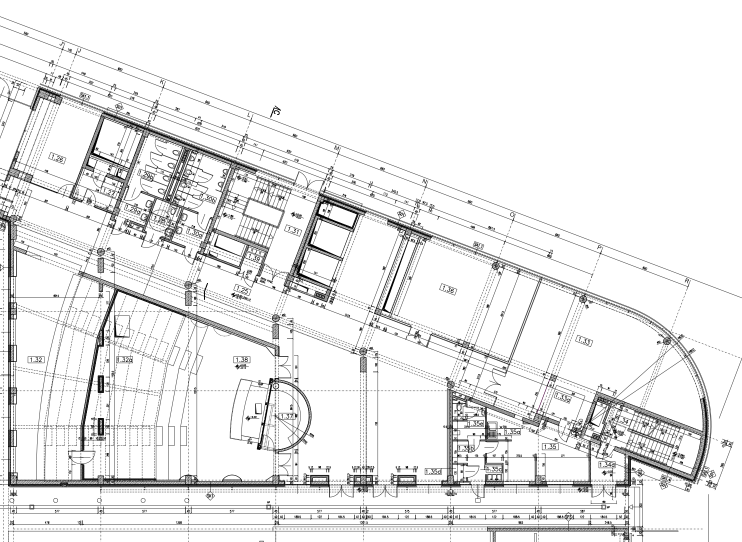
#> input picture map_preparation/originals/rzut_1.png, 1484 x 1084 px (shown at 1/2 size); its folder holds only this picture in this run
$ python main.py
#> lines starting #> are read from the running program, lines starting #| are printed output that depends on the picture; after the words box and inside, x2 and y2 are one past the last pixel; in counts of white or black regions, pixels touching at a corner belong together
import cv2
import numpy as np
from pathlib import Path

def clean_floor_plan(img, min_contour_area=400, erosion_kernel_size=5):
    """
    Takes a loaded image array, cleans it using a multi-filter (thickness and area),
    and returns the binary result.
    """
#> called with min_contour_area = 25, erosion_kernel_size = 5
    # 1. Binarization (Thresholding) and INVERT (walls are white)
    _, thresh = cv2.threshold(img, 200, 255, cv2.THRESH_BINARY_INV)
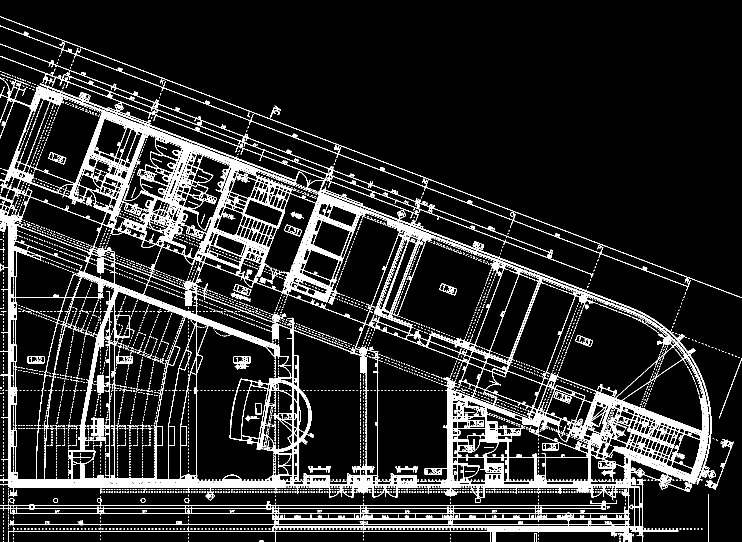
#> thresh: shape (1084, 1484) (shown at 1/2 size); 12.6% white in thin lines or dots

    # 2. [NEW] Create kernels for morphological operations.
    # A larger kernel for erosion (5x5 or 7x7) is more aggressive against thin lines.
    erode_kernel = np.ones((erosion_kernel_size, erosion_kernel_size), np.uint8)
    # A slightly smaller kernel for dilation (3x3) restores thickness.
    dilate_kernel = np.ones((3,3), np.uint8)

    # 3. [NEW] Filter by Thickness (Morphological Opening)
    # ERODE shrinks all white objects. Thin lines disappear completely.
    eroded_thresh = cv2.erode(thresh, erode_kernel, iterations=1)
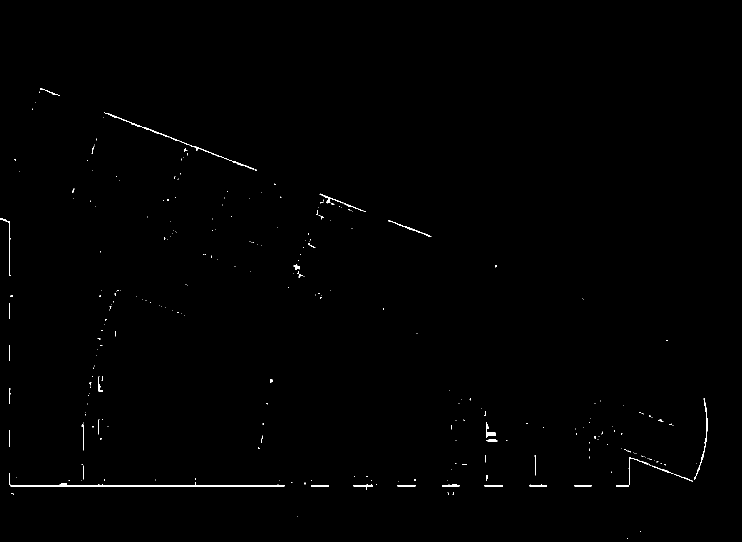
#> eroded_thresh: shape (1084, 1484) (shown at 1/2 size); 0.41% white; 278 white regions (239 under 20 px), largest, box (x1, y1, x2, y2) and area: (18, 946, 569, 973) 1751, (1392, 796, 1416, 952) 323, (208, 224, 339, 275) 286

    # DILATE restores the thickness of the preserved structural walls.
    opened_thresh = cv2.dilate(eroded_thresh, dilate_kernel, iterations=1)
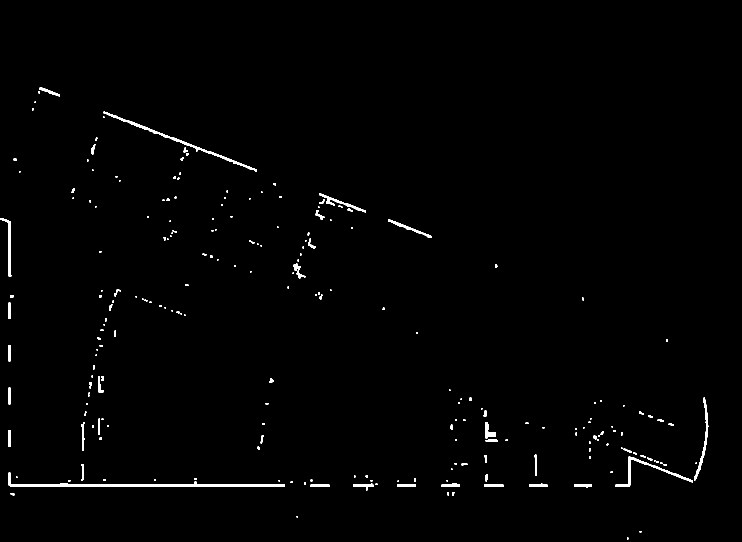
#> opened_thresh: shape (1084, 1484) (shown at 1/2 size); 0.94% white; 226 white regions (131 under 20 px)

    # 4. [REFINED] Refine Clutter Filter (by Area)
    # We now find contours in the much cleaner image.
    contours, _ = cv2.findContours(opened_thresh, cv2.RETR_EXTERNAL, cv2.CHAIN_APPROX_SIMPLE)
#> contours = 226 contours, 165 with area under 20; largest, box (x1, y1, x2, y2) and area: (17, 945, 570, 974) 2349, (207, 223, 514, 343) 1151, (1231, 913, 1386, 974) 716, (1388, 795, 1417, 961) 566, (638, 386, 732, 425) 428

    # Filter by Large Area threshold
    clean_canvas = np.zeros_like(img)
    for cnt in contours:
        area = cv2.contourArea(cnt)
        if area > min_contour_area:
            cv2.drawContours(clean_canvas, [cnt], -1, (255), thickness=cv2.FILLED)
#> this loop made 226 passes
#> area on passes 4, 7, 11: 20, 144, 153.5
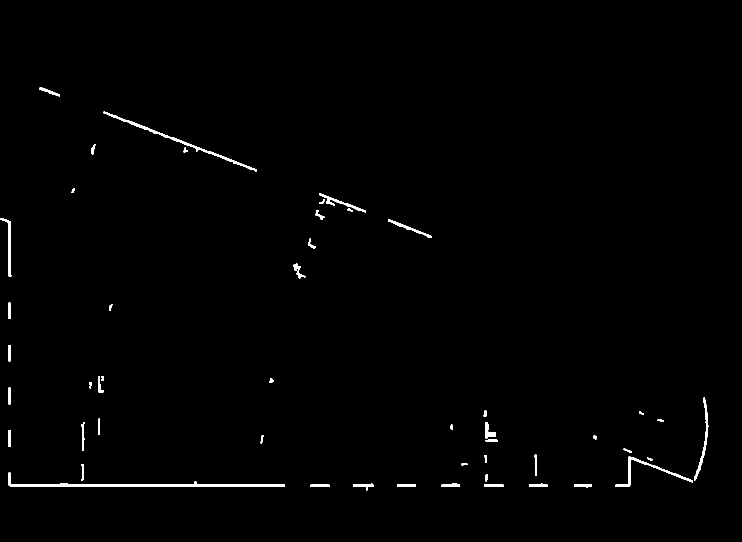
#> clean_canvas: shape (1084, 1484) (shown at 1/2 size); 0.77% white; 50 white regions, largest, box (x1, y1, x2, y2) and area: (17, 945, 570, 974) 2935, (207, 223, 514, 343) 1487, (1231, 913, 1386, 974) 939

    # 5. Optional Dilation to make walls extra prominent for NetLogo agents.
    final_wall_kernel = np.ones((3,3), np.uint8)
    final_walls = cv2.dilate(clean_canvas, final_wall_kernel, iterations=1)
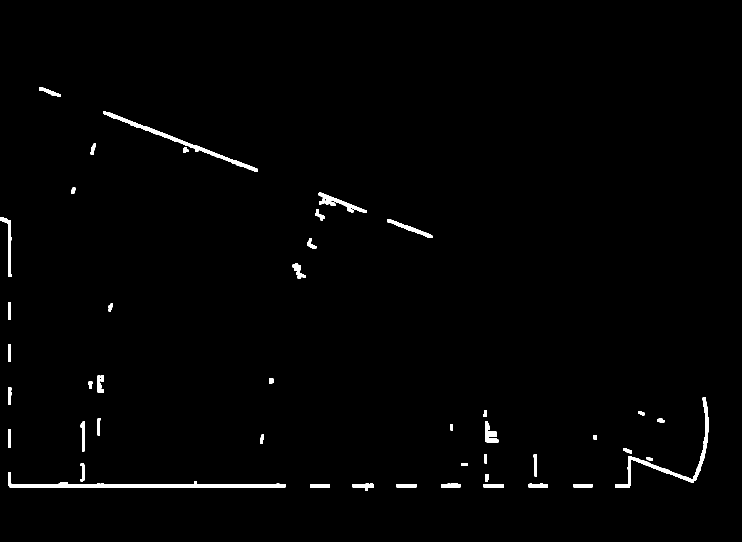
#> final_walls: shape (1084, 1484) (shown at 1/2 size); 1.2% white; 46 white regions, largest, box (x1, y1, x2, y2) and area: (16, 944, 571, 975) 4127, (1230, 794, 1418, 975) 2619, (206, 222, 515, 344) 2353

    # 6. Invert back to normal (Black lines, White background)
    return cv2.bitwise_not(final_walls)
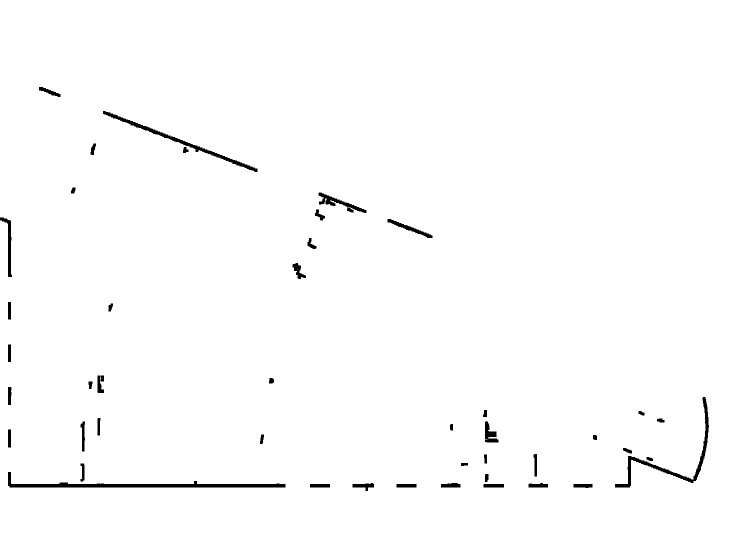
#> returned value: shape (1084, 1484) (shown at 1/2 size); 98.8% white; 46 black regions, largest, box (x1, y1, x2, y2) and area: (16, 944, 571, 975) 4127, (1230, 794, 1418, 975) 2619, (206, 222, 515, 344) 2353

def process_and_stack(file_paths, output_filename, target_width=600):
    print(f"Starting upgraded processing on {len(file_paths)} files...")
    processed_floors = []

    for file_path in file_paths:
        if not file_path.exists():
            print(f"Warning: File {file_path} not found. Skipping.")
            continue

        print(f"Applying thickness/area filters to {file_path.name}...")
        img = cv2.imread(str(file_path), cv2.IMREAD_GRAYSCALE)

        # Clean the noise using the updated multi-filter function.
        clean_img = clean_floor_plan(img, min_contour_area=25, erosion_kernel_size=5)

        # Proportional resize for coordination.
        original_height, original_width = clean_img.shape[:2]
#> original_height = 1084; original_width = 1484
        aspect_ratio = original_height / original_width
#> aspect_ratio = 0.73
        new_height = int(target_width * aspect_ratio)
#> new_height = 438

        resized_img = cv2.resize(clean_img, (target_width, new_height), interpolation=cv2.INTER_AREA)
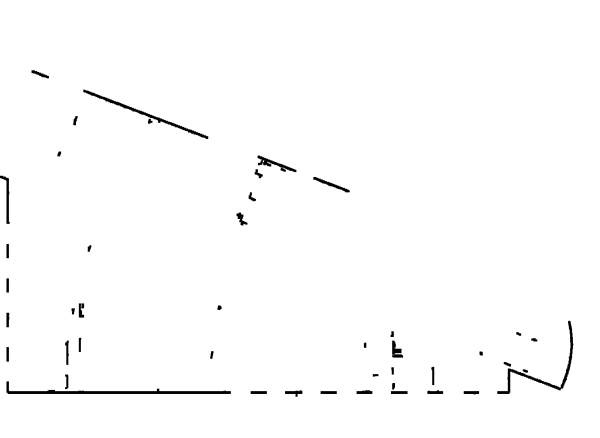
#> resized_img: shape (438, 600); min 0, max 255, mean 252

        processed_floors.append(resized_img)

    if not processed_floors:
        print("No images were processed.")
        return

    # Stack them vertically
    print("Stacking floors vertically...")
    final_stacked_image = cv2.vconcat(processed_floors)

    # Save the final NetLogo-ready image
    cv2.imwrite(output_filename, final_stacked_image)
    print(f"\nSuccess! Saved to {output_filename}")
    print(f"Final Image Dimensions: {target_width}px wide by {final_stacked_image.shape[0]}px high.")
#| Final Image Dimensions: 600px wide by 438px high.

# --- Execution ---

if __name__ == "__main__":
    # Base directory relative to this script
    base_dir = Path(__file__).parent
    originals_dir = base_dir / "originals"

    # Automatically find and sort files rzut_4, rzut_3, ...
    # We sort alphabetically in reverse to get 4, 3, 2, 1
    files = sorted(originals_dir.glob("rzut_*.png"), reverse=True)

    if not files:
        print(f"Error: No rzut_*.png files found in {originals_dir}")
    else:
        process_and_stack(files, "netlogo_environment.png", target_width=600)

$ run again, on map_preparation/originals/rzut_2.png
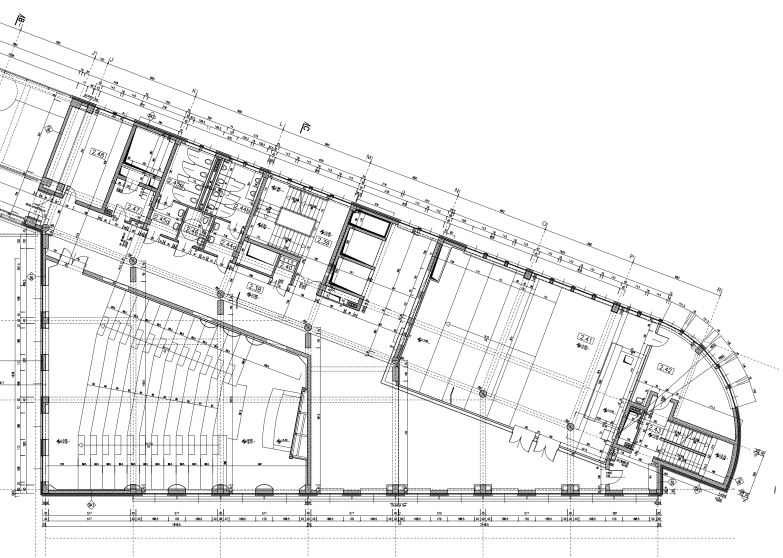
#> input picture map_preparation/originals/rzut_2.png, 1566 x 1115 px (shown at 1/2 size)
#> in process_and_stack, img is the input picture: shape (1115, 1566); min 0, max 255, mean 237.5
#> in clean_floor_plan, `_, thresh = cv2.threshold(img, 200, 255, cv2.THRESH_BINARY_INV)`:
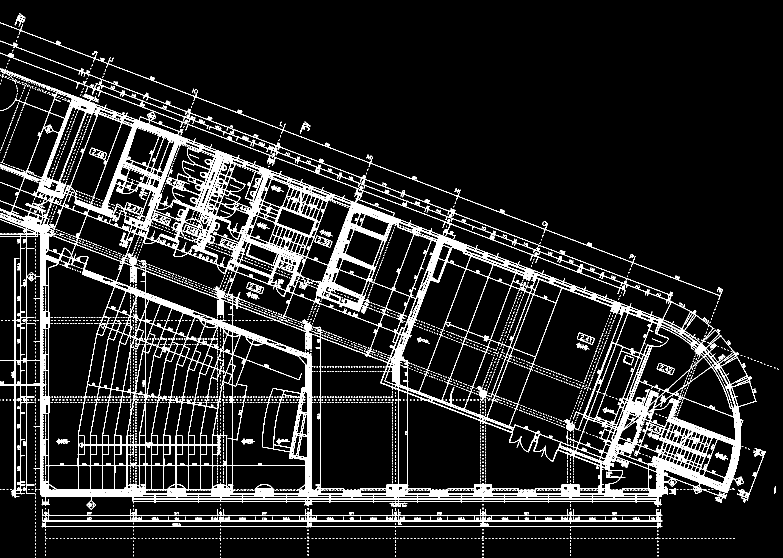
#> thresh: shape (1115, 1566) (shown at 1/2 size); 11% white in thin lines or dots
#> eroded_thresh: shape (1115, 1566); 0.28% white; 251 white regions (225 under 20 px), largest, box (x1, y1, x2, y2) and area: (1299, 815, 1480, 991) 1007, (82, 964, 283, 991) 671, (45, 443, 85, 571) 449
#> opened_thresh: shape (1115, 1566); 0.63% white; 203 white regions (107 under 20 px)
#> contours = 203 contours, 144 with area under 20; largest, box (x1, y1, x2, y2) and area: (1298, 814, 1481, 992) 1557, (81, 963, 288, 992) 927, (44, 442, 86, 572) 634, (1123, 985, 1159, 992) 149, (860, 986, 897, 992) 147
#> the loop in clean_floor_plan, `for cnt in contours:` made 203 passes
#> area on passes 7 to 9: 143, 147, 143
#> final_walls: shape (1115, 1566); 0.73% white; 42 white regions, largest, box (x1, y1, x2, y2) and area: (1297, 813, 1482, 993) 2891, (80, 962, 289, 993) 1650, (43, 441, 87, 573) 1137
#> in process_and_stack, `resized_img = cv2.resize(clean_img, (target_width, new_height), interp..`:
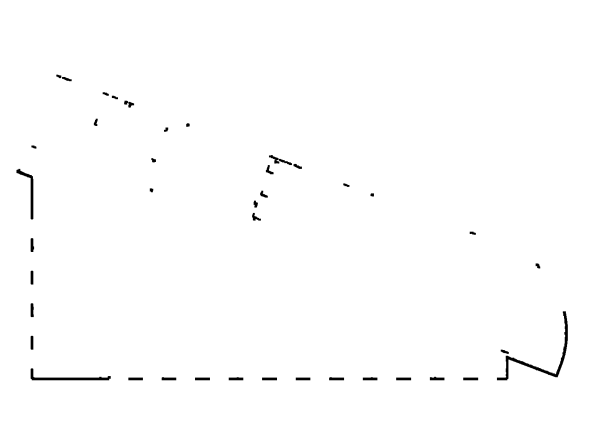
#> resized_img: shape (427, 600); min 0, max 255, mean 253.1
#| Final Image Dimensions: 600px wide by 427px high.

$ run again, on map_preparation/originals/rzut_3.png
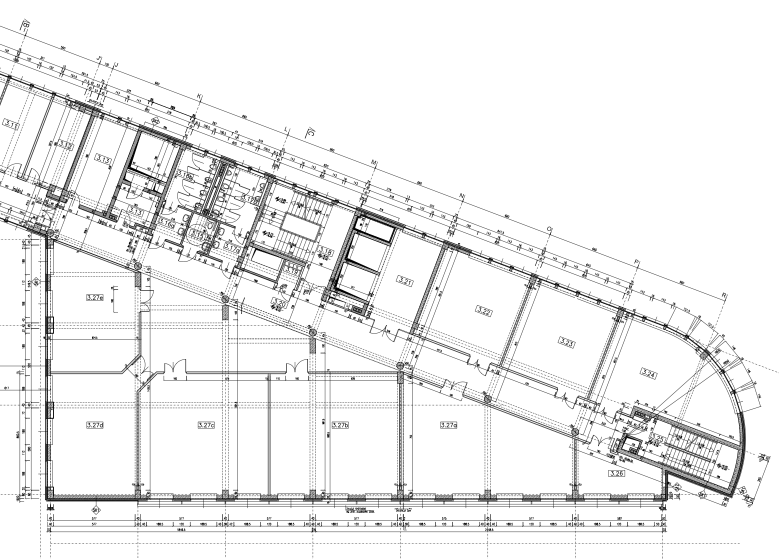
#> input picture map_preparation/originals/rzut_3.png, 1558 x 1117 px (shown at 1/2 size)
#> in process_and_stack, img is the input picture: shape (1117, 1558); min 0, max 255, mean 238.7
#> in clean_floor_plan, `_, thresh = cv2.threshold(img, 200, 255, cv2.THRESH_BINARY_INV)`:
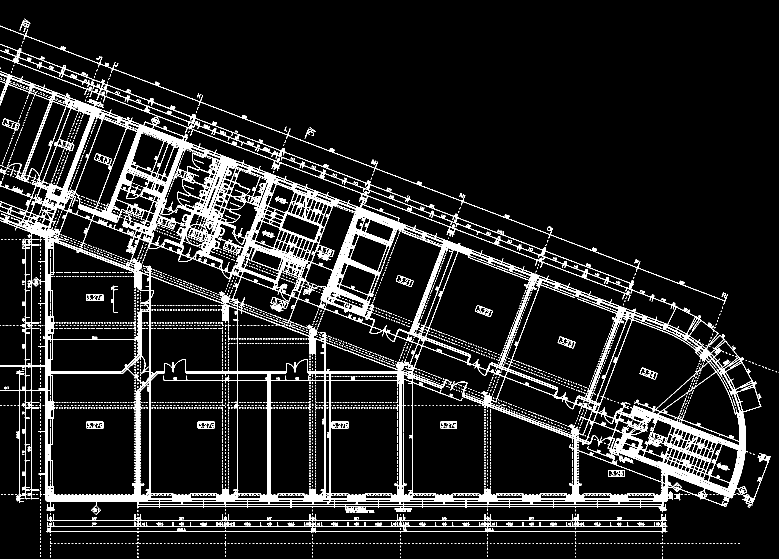
#> thresh: shape (1117, 1558) (shown at 1/2 size); 10.3% white in thin lines or dots
#> eroded_thresh: shape (1117, 1558); 0.21% white in thin lines or dots, all inside (x1, y1, x2, y2) = (10, 152, 1490, 1060)
#> opened_thresh: shape (1117, 1558); 0.57% white; 211 white regions (106 under 20 px)
#> contours = 211 contours, 141 with area under 20; largest, box (x1, y1, x2, y2) and area: (1308, 824, 1491, 1002) 1512, (91, 974, 294, 1002) 840, (660, 557, 684, 585) 203, (74, 462, 95, 497) 130, (91, 634, 97, 667) 110
#> the loop in clean_floor_plan, `for cnt in contours:` made 211 passes
#> area on passes 12 to 14: 73, 73.5, 70
#> final_walls: shape (1117, 1558); 0.66% white; 46 white regions, largest, box (x1, y1, x2, y2) and area: (1307, 823, 1492, 1003) 2854, (90, 973, 295, 1003) 1533, (60, 458, 96, 498) 376
#> in process_and_stack, `resized_img = cv2.resize(clean_img, (target_width, new_height), interp..`:
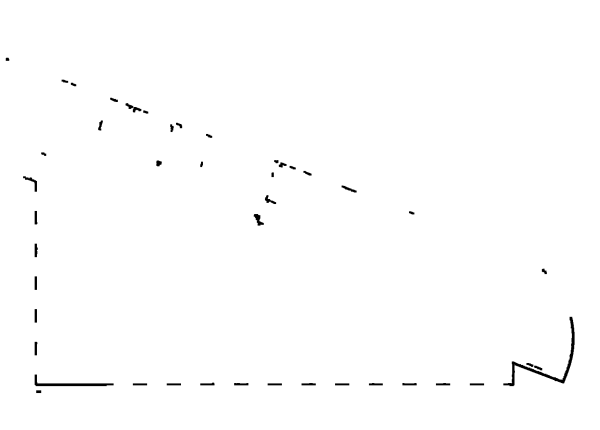
#> resized_img: shape (430, 600); min 0, max 255, mean 253.3
#| Final Image Dimensions: 600px wide by 430px high.
